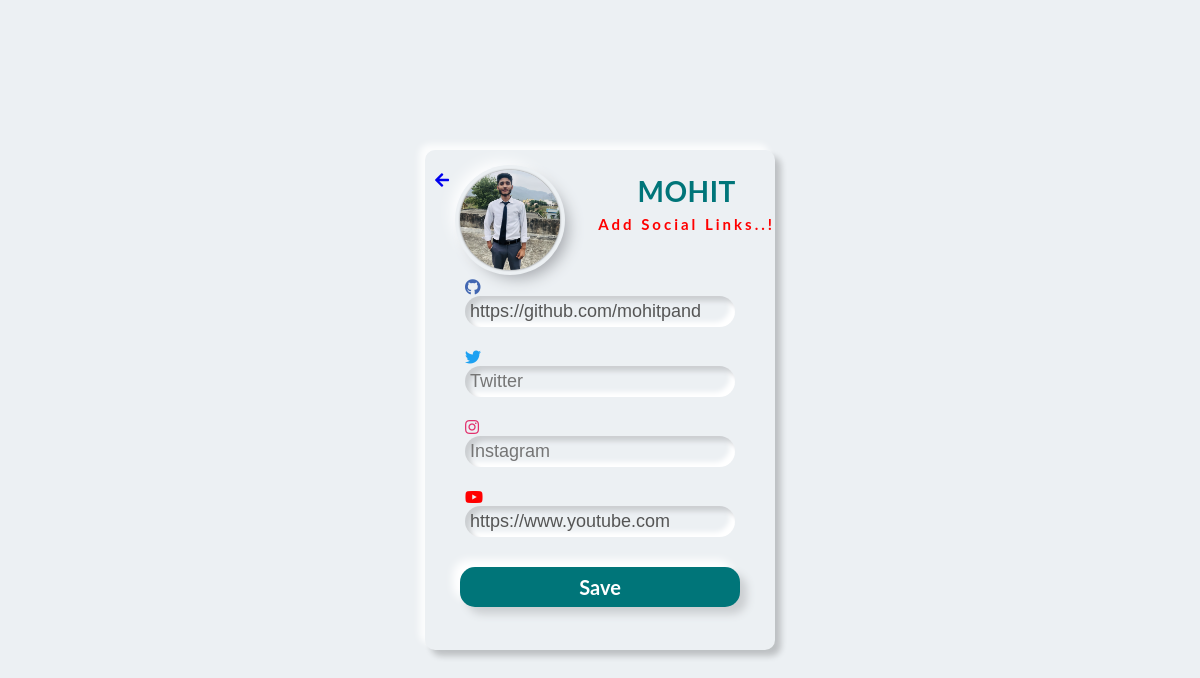
/links/mohit (signed in), run on an earlier commit of the app's database.
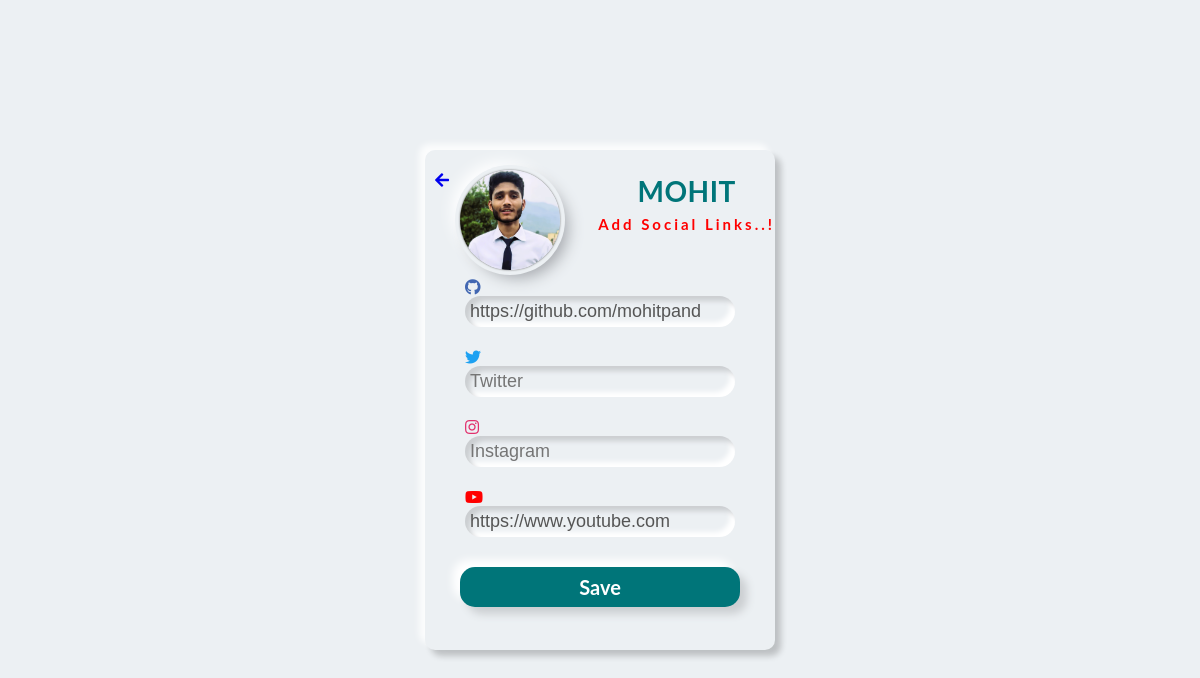
And on a later commit of the database.
### login/models.py (models this page shows, shortened)
class Appuser(models.Model):
    user = models.ForeignKey(User,on_delete=models.CASCADE, null=True, blank=True)
    picture = models.ImageField(upload_to="profilePIC/")
    github = models.CharField(max_length = 500, default = '')
    twitter = models.CharField(max_length = 500, default = '')
    instagram = models.CharField(max_length = 500, default = '')
    youtube = models.CharField(max_length = 500, default = '')

### login/views.py (the view, shortened to what this page needs)
# urls.py: path('links/<slug:id>', views.addLinks),
def addLinks(request,id):
    user = User.objects.get(username = id)
    app_user = get_object_or_404(Appuser, user=request.user)
    links = Appuser.objects.get(user = user)
    return render(request , 'addlink.html', {'app_user': app_user,'links':links})

### login/templates/addlink.html (shortened to what this page needs)
<!DOCTYPE html>
<html>
  <head>
    <link rel="stylesheet" href="/static/CSS/addlink.css" />
    <link rel="stylesheet" href="https://cdnjs.cloudflare.com/ajax/libs/font-awesome/5.15.3/css/all.min.css" />
  </head>
  <body>
    <div class="gfg-div">
      <div class="icon arrow">
        <a href="/home/"><i class="fas fa-arrow-left"></i></a>
      </div>
      <div class="gfg-logo">
        <div class="inner-area">
        <img src="{{ app_user.picture.url }}" alt="">
      </div>
      </div>
      <div class="info">
        <div class="gfg-title">{{user.username | upper}}</div>
        <div class="gfg-sub-title">Add Social Links..!</div>
      </div>
      <form method="post">
        <div class="gfg-input-fields">
          <i class="fab fa-github"></i>
          <div class="gfg-email">
            <input type="text" name="github" placeholder="GitHub" {% if links.github %}value="{{ links.github }}" {% endif %}/>
          </div>
          <i class="fab fa-twitter"></i>
          <div class="gfg-password">
            <input type="text" name="twitter" placeholder="Twitter" {% if links.twitter %}value="{{ links.twitter }}" {% endif %} />
          </div>
          <i class="fab fa-instagram"></i>
          <div class="gfg-password">
            <input type="text" name="instagram" placeholder="Instagram" {% if links.instagram %}value="{{ links.instagram }}" {% endif %} />
          </div>
          <i class="fab fa-youtube"></i>
          <div class="gfg-password">
            <input type="text" name="youtube" placeholder="Youtube" {% if links.youtube %}value="{{ links.youtube }}" {% endif %} />
          </div>
        </div>
        <button type="submit" class="gfg-button">Save</button>
      </form>
    </div>
  </body>
</html>

What changed in the data, as far as the page shows it:
changed Appuser "https://github.com/mohitpandeycode": picture: a different picture
